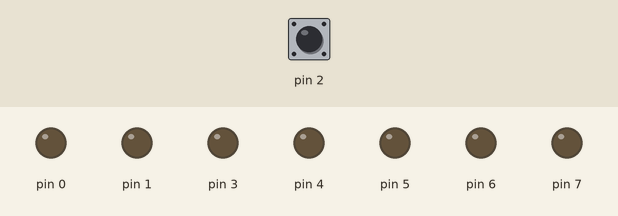
The sketch below on a simulated Arduino Uno, built with avr-gcc and run on an emulated ATmega328P. Parts: output pins drawn as LEDs (lit = HIGH). The inputs (shaded band) are chosen by the test bench; at power-on: pin 2 LOW.

Above: at 1.2 s.
1.3 s: pin 2 driven HIGH
At 1.7 s:
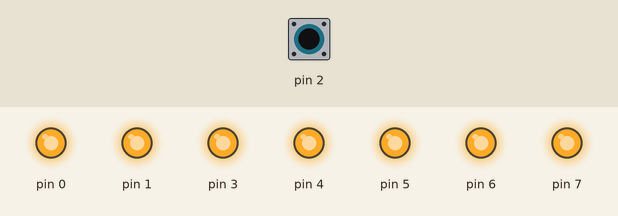
2.8 s: pin 2 pulsed LOW 5 times (0.12 s each, 0.3 s apart)
At 4.6 s:
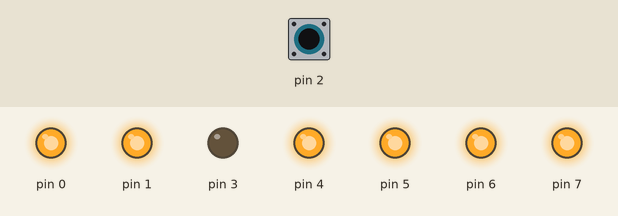
Timing chart, 0 to 6.1 s (numbered marks = the images above; inputs shaded):
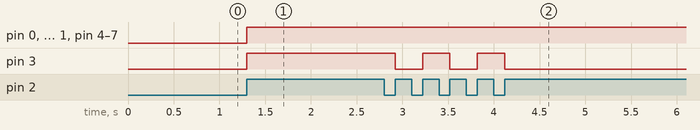

Measured:
- after the input at 1.3 s, pin 0, pin 1, pin 3–7: LOW → HIGH at once
- after the input at 2.8 s, pin 3: alternates HIGH for 0.30 s and LOW for 0.30 s, 5 changes in all, then stays LOW, starting after 0.12 s

The sketch:

botInter.ino
```cpp
volatile boolean led= false;
int button=2;
int Estado=0 ;


void setup()
{
 	DDRD=B11111011;
//  pinMode(button,INPUT);
//  pinMode(3,OUTPUT);
  attachInterrupt(0,presionado,RISING);
}

void loop()
{

}

void presionado ()
{
  if (led)
  {
    led= false ;
 //   digitalWrite(3,LOW);
    PORTD= B11110011;
  }
  else
  {
    led=true;
  //  digitalWrite(3,HIGH);
    PORTD= B11111011;
  }

}
```
